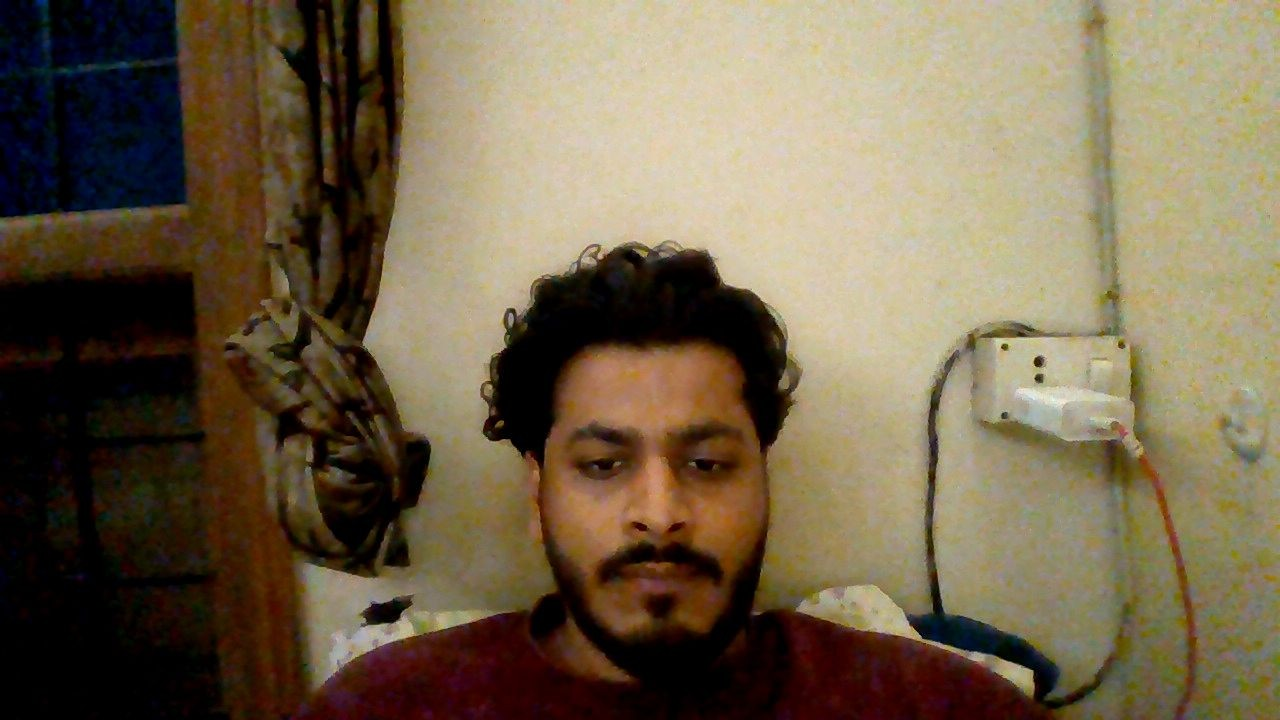
#> input picture student_photos/000_Nishad/photo_1_1755802833.jpg, 1280 x 720 px; its folder holds only this picture in this run
$ python -i opencv_face_detection.py   (imports and definitions only)
#> lines starting #> are read from the running program, lines starting #| are printed output that depends on the picture
import cv2
import numpy as np
import pickle
import os
from datetime import datetime
import urllib.request

class OpenCVFaceSystem:
    def __init__(self):
        # Load OpenCV's face detectors
        cascade_paths = [
                    '/usr/share/opencv4/haarcascades/haarcascade_frontalface_default.xml',
                    '/usr/local/share/opencv4/haarcascades/haarcascade_frontalface_default.xml',
                    'haarcascade_frontalface_default.xml'
                ]

        self.face_cascade = None
        for path in cascade_paths:
            if os.path.exists(path):
                self.face_cascade = cv2.CascadeClassifier(path)
                break

        if self.face_cascade is None or self.face_cascade.empty():
            # Download the cascade file
            import urllib.request
            cascade_url = 'https://raw.githubusercontent.com/opencv/opencv/master/data/haarcascades/haarcascade_frontalface_default.xml'
            urllib.request.urlretrieve(cascade_url, 'haarcascade_frontalface_default.xml')
#> (this line was passed over: the network is not available in this run)
            self.face_cascade = cv2.CascadeClassifier('haarcascade_frontalface_default.xml')


        # Try to create LBPH recognizer (if available)
        try:
            self.recognizer = cv2.face.LBPHFaceRecognizer_create()
            self.has_recognizer = True
        except:
            self.has_recognizer = False
            print("⚠️  LBPH recognizer not available, using basic detection")

        self.known_faces = {}
        self.load_known_faces()
        print("✅ OpenCV face detection system initialized")

    def face_locations(self, image, model="hog"):
        """Detect faces using OpenCV"""
#> called with model = 'hog'
        if len(image.shape) == 3:
            gray = cv2.cvtColor(image, cv2.COLOR_RGB2GRAY)
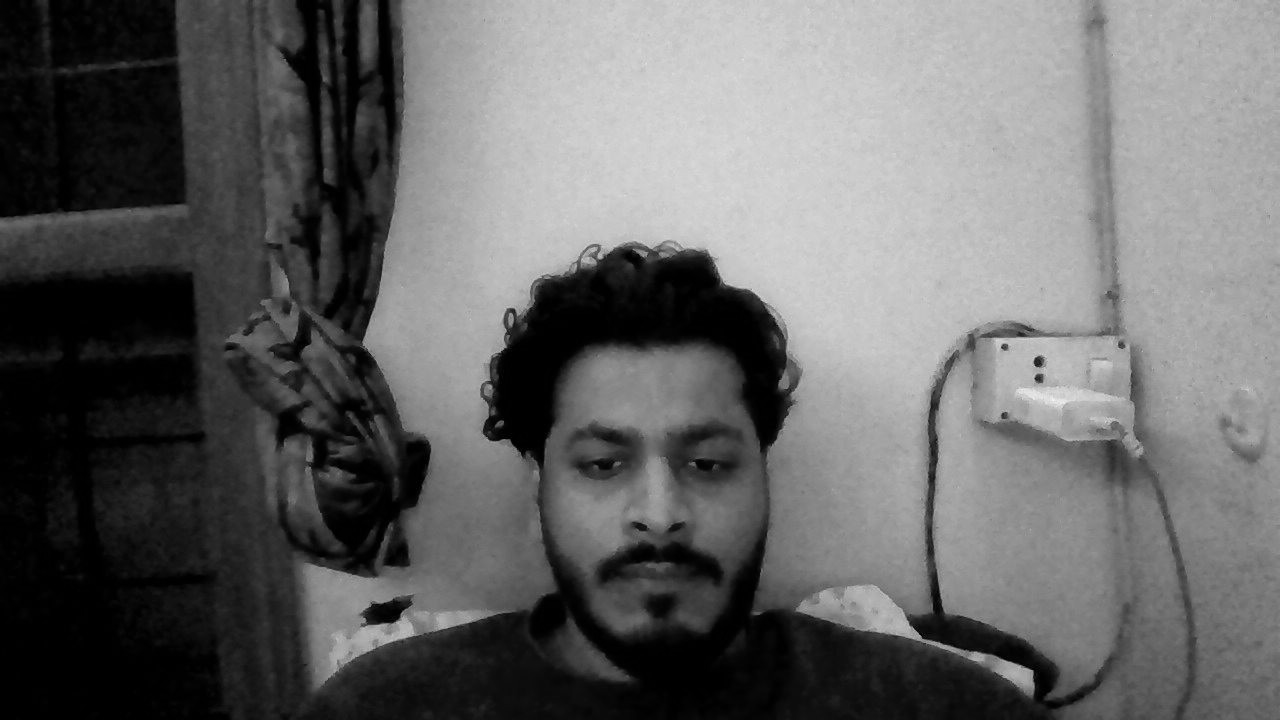
#> gray: shape (720, 1280); min 0, max 248, mean 101.8
        else:
            gray = image

        faces = self.face_cascade.detectMultiScale(
            gray,
            scaleFactor=1.1,
            minNeighbors=5,
            minSize=(30, 30),
            flags=cv2.CASCADE_SCALE_IMAGE
        )
#> faces = [[509, 343, 300, 300]]

        # Convert to face_recognition format (top, right, bottom, left)
        locations = []
        for (x, y, w, h) in faces:
            top = y
            right = x + w
            bottom = y + h
            left = x
            locations.append((top, right, bottom, left))
#> this loop made 1 pass
#> (x, y, w, h, top, right, bottom, left) on pass 1: (509, 343, 300, 300, 343, 809, 643, 509)
#> after the loop, locations = [(343, 809, 643, 509)]

        return locations

    def face_encodings(self, image, face_locations=None):
        """Generate face features using OpenCV"""
        if face_locations is None:
            face_locations = self.face_locations(image)
#> face_locations = [(343, 809, 643, 509)]

        if len(image.shape) == 3:
            gray = cv2.cvtColor(image, cv2.COLOR_RGB2GRAY)
        else:
            gray = image

        encodings = []

        for (top, right, bottom, left) in face_locations:
            # Extract face region
            face_img = gray[top:bottom, left:right]

            if face_img.size > 0:
                # Resize to standard size
                face_img = cv2.resize(face_img, (100, 100))

                # Create simple feature vector
                features = self.extract_features(face_img)
                encodings.append(features)
#> this loop made 1 pass
#> (top, right, bottom, left, h in extract_features, w in extract_features, edge_hist in extract_features) on pass 1: (343, 809, 643, 509, 100, 100, [8730, 0, 0, 0, 0, 0, 0, 0, 0, 0, 0, 0, 0, 0, 0, 1270])
#> pass 1, in face_encodings, `face_img = gray[top:bottom, left:right]`:
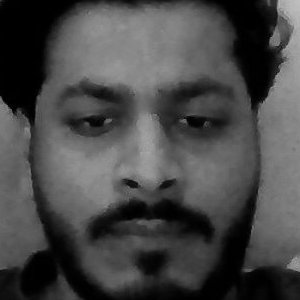
#> face_img: shape (300, 300); min 0, max 191, mean 71.9
#> pass 1, in extract_features, `edges = cv2.Canny(face_img, 50, 150)`:
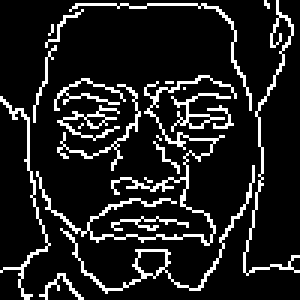
#> edges: shape (100, 100) (shown 3 times larger); 12.7% white in thin lines or dots
#> after the loop, encodings = 1 item; features = 80 values, max 8730 at index 64, min 0 at index 24, mean 271.7

        return encodings

    def extract_features(self, face_img):
        """Extract simple features from face image"""
        features = []

        # Method 1: Pixel intensity histogram
        hist = cv2.calcHist([face_img], [0], None, [32], [0, 256])
        features.extend(hist.flatten())

        # Method 2: Local Binary Pattern
        # Divide into 4x4 grid and compute LBP-like features
        h, w = face_img.shape
        for i in range(4):
            for j in range(4):
                start_h = i * h // 4
                end_h = (i + 1) * h // 4
                start_w = j * w // 4
                end_w = (j + 1) * w // 4

                region = face_img[start_h:end_h, start_w:end_w]
                if region.size > 0:
                    # Calculate mean and std of region
                    features.append(np.mean(region))
                    features.append(np.std(region))

        # Method 3: Edge features
        edges = cv2.Canny(face_img, 50, 150)
        edge_hist = cv2.calcHist([edges], [0], None, [16], [0, 256])
        features.extend(edge_hist.flatten())

        return np.array(features, dtype=np.float32)

    # [56 lines left out: functions compare_faces, face_distance, save_face_encoding, not called in this run]

    def load_known_faces(self):
        """Load all known face encodings"""
        if not os.path.exists('face_encodings'):
            return

        loaded_count = 0
        for filename in os.listdir('face_encodings'):
            if filename.endswith('.pkl'):
                filepath = os.path.join('face_encodings', filename)
                try:
                    with open(filepath, 'rb') as f:
                        face_data = pickle.load(f)
                    student_id = face_data['student_id']
                    self.known_faces[student_id] = face_data
                    loaded_count += 1
                except Exception as e:
                    print(f"⚠️  Could not load {filename}: {e}")

        if loaded_count > 0:
            print(f"📚 Loaded {loaded_count} known faces")

    # [12 lines left out: function get_known_encodings, not called in this run]

# Global instance
opencv_face_system = OpenCVFaceSystem()

>>> import cv2
>>> picture = cv2.cvtColor(cv2.imread('student_photos/000_Nishad/photo_1_1755802833.jpg'), cv2.COLOR_BGR2RGB)
>>> result = OpenCVFaceSystem().face_encodings(picture)
#> result = 1 item
